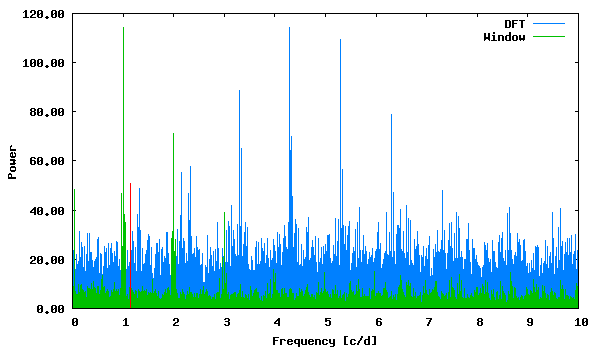

Generate this figure with gnuplot:
set term png size 600,350 medium
set colors classic
set output "phase_lc_17.deeming.png"
set xlabel "Frequency [c/d]"
set ylabel "Power"
set format y "%5.2f"
plot "deeming.periodogram" using 1:2 with lines linecolor 3 title "DFT", "deeming.periodogram" using 1:3 with lines linecolor 2 title "Window", "<echo '1.146063 50.97518167'" with impulses linecolor 1 title ""
 
